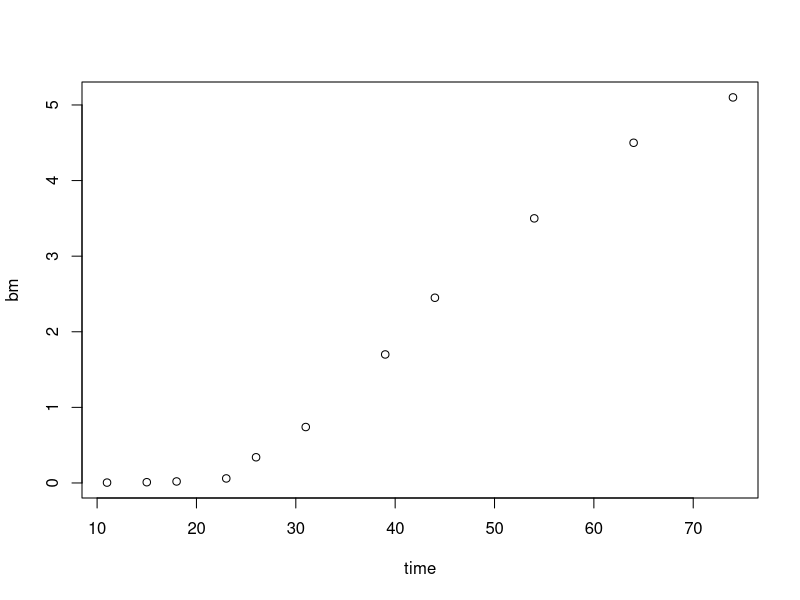
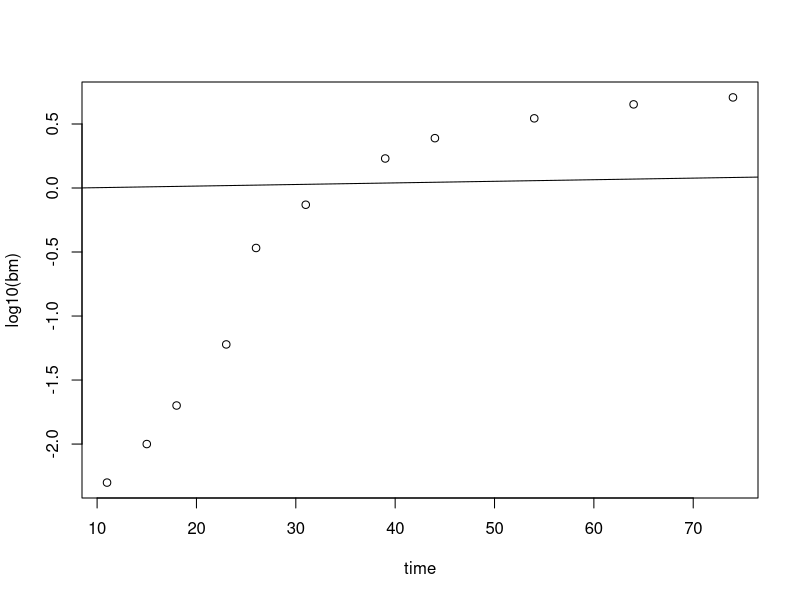
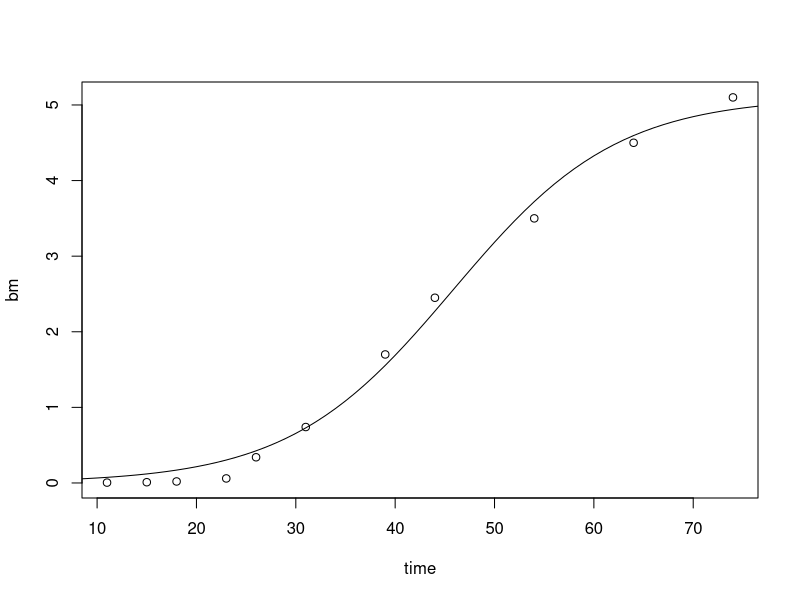
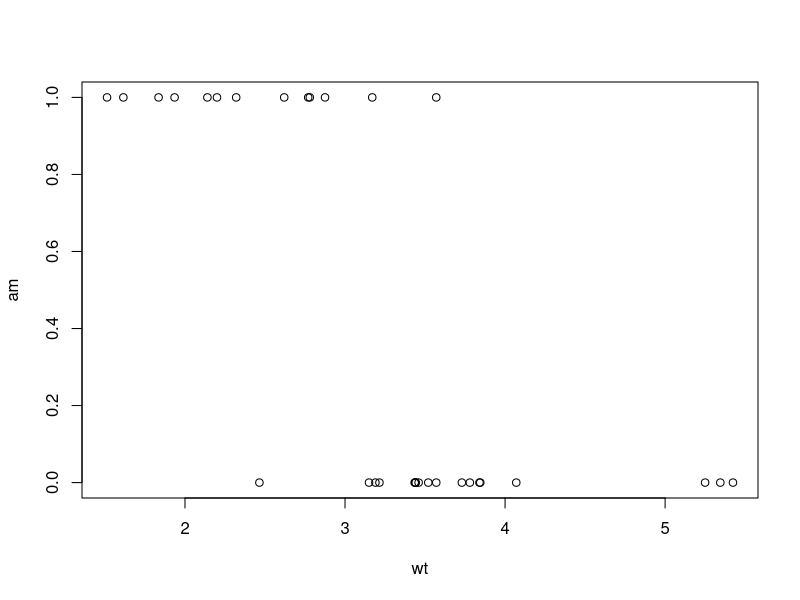
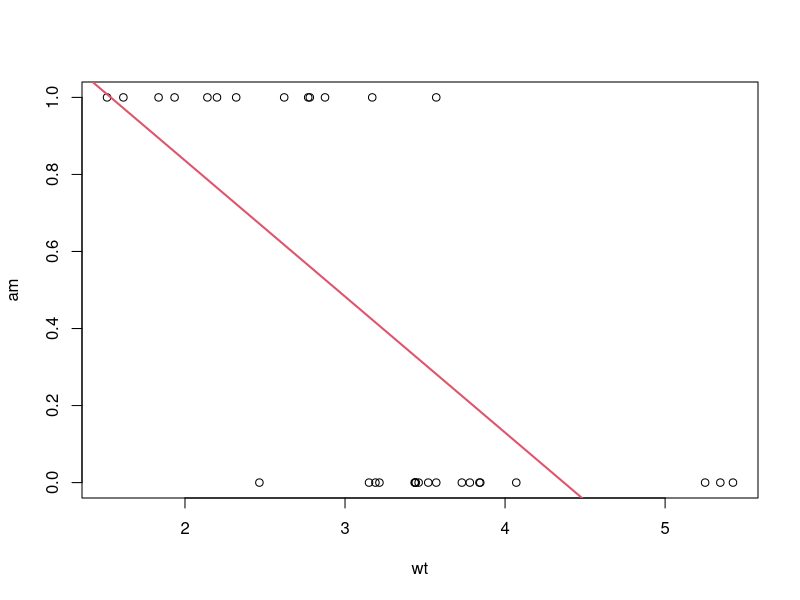
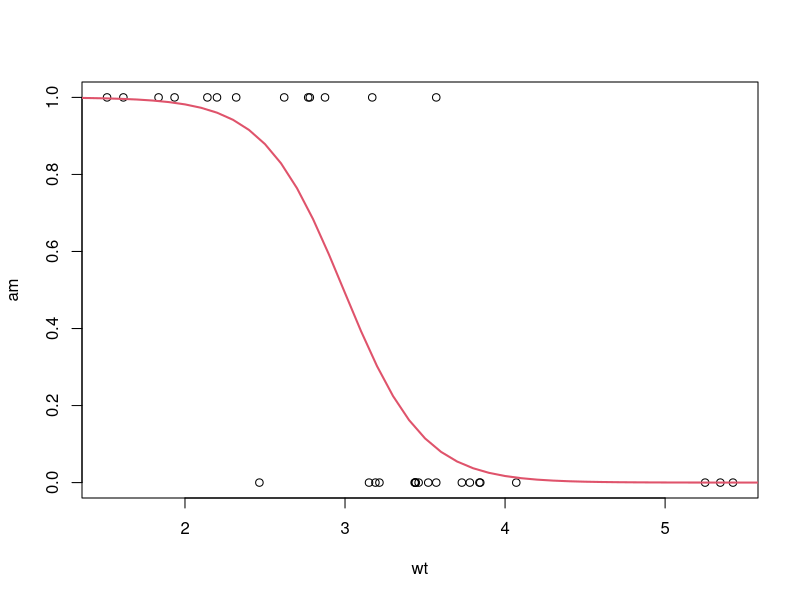
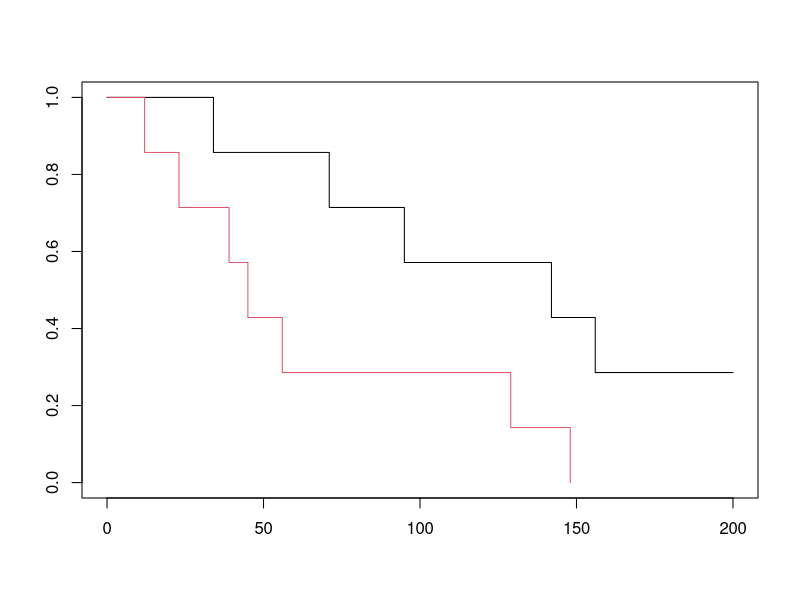

Generate these figures, in order, with R:
## ---- chunk 1
            knitr::knit_hooks$set(par = function(before, options, envir) {
  if (before && !is.null(options$par)) {
    par(options$par)
  }
})
knitr::opts_chunk$set(par = list(bty="l", pch=19))
            
## ---- chunk 2
# time in days
time <- c( 11, 15, 18, 23, 26, 31, 39, 44, 54, 64, 74 )
# biomass in mm^2
bm <- c( .005, .01, .02, .06, 0.34, 
	0.74, 1.7, 2.45, 3.5, 4.5, 5.1 )
plot( time, bm );
## ---- chunk 3
time <- c( 11, 15, 18, 23, 26, 31, 39, 44, 54, 64, 74 )
bm <- c( .005, .01, .02, .06, 0.34, 
	0.74, 1.7, 2.45, 3.5, 4.5, 5.1 )
	
model <- function( x, th ) th[1]*exp( th[2]*x )
loss <- function( x, y, th ) mean( (y-model(x,th))^2 )
loss_algae <- function( th ) loss( time, bm, th )
fit <- nlm( loss_algae, c(1, .01 ) )
## ---- chunk 4
time <- c( 11, 15, 18, 23, 26, 31, 39, 44, 54, 64, 74 )
bm <- c( .005, .01, .02, .06, 0.34, 
	0.74, 1.7, 2.45, 3.5, 4.5, 5.1 )
	
model <- function( x, th ) log10(th[1]) +  th[2]*x
loss <- function( x, y, th ) mean( (y-model(x,th))^2 )
loss_algae <- function( th ) loss( time, log10(bm), th )
fit <- nlm( loss_algae, c(1,1) )
plot( time, log10(bm) )
xx <- seq(0,100)
lines( xx, model(xx,fit$estimate) )
fit$estimate
## ---- chunk 5
time <- c( 11, 15, 18, 23, 26, 31, 39, 44, 54, 64, 74 )
bm <- c( .005, .01, .02, .06, 0.34, 
	0.74, 1.7, 2.45, 3.5, 4.5, 5.1 )
	
model <- function( x, th ){
th[1]*th[3]/(th[1]+exp( -th[2]*x )*(th[3]-th[1]))
}
loss <- function( x, y, th ) mean( (y-model(x,th))^2 )
loss_algae <- function( th ) loss( time, bm, th )
fit <- nlm( loss_algae, c(.1, .1, 5 ) )
plot( time, bm )
xx <- seq(0,100)
lines( xx, model(xx,fit$estimate) )
fit$estimate
## ---- chunk 6
with( mtcars, plot( wt, am ) )
## ---- chunk 7
with( mtcars, {
  plot( wt, am, ylim=c(0,1) )
  abline( lm( am ~ wt ), col=2, lwd=2 )
  lm( am ~ wt )
} )
## ---- chunk 8
model <- function( x, th ) 1/(1+exp(-th[1]-th[2]*x))
fit <- with( mtcars, {
  loss <- function( x, y, th ){ mean(
   - log( model( x, th )^y ) - log( (1-model( x, th ))^(1-y) )
  ) }
  loss_cars <- function( th ) loss( wt, am, th )
  nlm( loss_cars, c(1,1) )
} )
fit
## ---- chunk 9
with( mtcars, {
  plot( wt, am, ylim=c(0,1) )
  xx <- seq(0,7,by=.1)
  lines( xx, model( xx, fit$estimate ), col=2, lwd=2 )
  fit$estimate
} )
## ---- chunk 10
days <- c(12,23,34,39,45,56,71,95,129, 142,148,156,1030,1344)
cancel <- c(rep(1,12),rep(0,2))
fee <- c(16,16,9,16,16,16,9,9,16,9,16,9,9,9)

# Here we assume that the input is sorted
neg_log_pl <- function( x, y, beta ){
	r <- 0; n <- length(x)
	for( i in which( cancel==1 ) ){
		r <- r - beta*x[i] +
		         log( sum( exp(beta*x[i:n]) ) )
	}
	return( r )
}
neg_log_pl_churn <- function( beta ) 
	neg_log_pl( fee, days, beta )
nlm( neg_log_pl_churn, 1 )
## ---- chunk 11
library( survival )
days <- c(12,23,34,39,45,56,71,95,129, 142,148,156,1030,1344)
cancel <- c(rep(1,12),rep(0,2))
fee <- c(16,16,9,16,16,16,9,9,16,9,16,9,9,9)
coxph( Surv( days, cancel ) ~ fee, )
## ---- chunk 12
days <- c(12,23,34,39,45,56,71,95,129, 142,148,156,200,200)
cancel <- c(rep(1,12),rep(0,2))
fee <- c(16,16,9,16,16,16,9,9,16,9,16,9,9,9)
library( survival )
plot( survfit( Surv( days, cancel ) ~ fee ),  col=1:2 )
